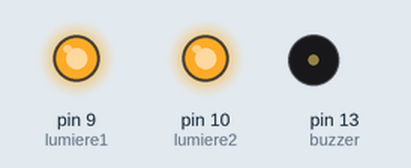
Bench run of a sketch on a simulated Arduino Uno, built with avr-gcc and run on an emulated ATmega328P. Shown: output pins drawn as LEDs (lit = HIGH), buzzer (waves = sounding).

Above: at 0.1 s.
At 1.33 s:
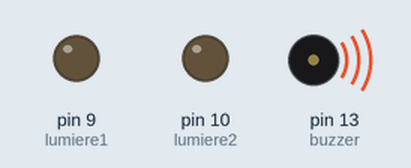
At 3.03 s:
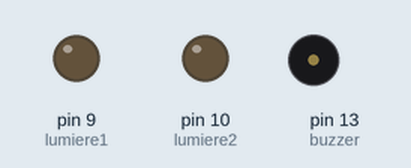
Timing chart, 0 to 3.3 s (numbered marks = the images above):
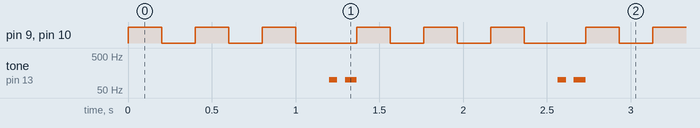

The sketch:

lumieres.ino
```cpp
#include <SoftwareSerial.h>

const int lumiere1 = 9;
const int lumiere2 = 10;
int luminosite=1;

const int buzzer = 13;

void setup() {
  // put your setup code here, to run once:
  pinMode(lumiere1, OUTPUT);
  pinMode(lumiere2, OUTPUT);
  pinMode(buzzer, OUTPUT);
}

void loop() {
  // put your main code here, to run repeatedly:
  clignoterLumieres();
  //sonnetteSON();
  erreurPassword_SON();


}

void lumieres(int luminosite) // luminosité de 0 à 100
{
  //int luminosite_255 = 255*luminosite/100; //conversion de la luminositée/100 à luminosité/255 pour le PWM
  int luminosite_255 = luminosite;
  analogWrite(lumiere1,luminosite_255);
  analogWrite(lumiere2,luminosite_255);
  }
 void clignoterLumieres(){
    digitalWrite(lumiere1,HIGH);
    digitalWrite(lumiere2,HIGH);
    delay(200);
    digitalWrite(lumiere1,LOW);
    digitalWrite(lumiere2,LOW);
    delay(200);
    digitalWrite(lumiere1,HIGH);
    digitalWrite(lumiere2,HIGH);
    delay(200);
    digitalWrite(lumiere1,LOW);
    digitalWrite(lumiere2,LOW);
    delay(200);
    digitalWrite(lumiere1,HIGH);
    digitalWrite(lumiere2,HIGH);
    delay(200);
    digitalWrite(lumiere1,LOW);
    digitalWrite(lumiere2,LOW);
    delay(200);
  }

  void sonnetteSON(){
  tone(buzzer, 2000);
  delay(500);
  tone(buzzer, 1500);
  delay(600);
  noTone(buzzer);
  }

  void erreurPassword_SON(){
    tone(buzzer, 100);
    delay(50);
    noTone(buzzer);
    delay(45);
    tone(buzzer, 100);
    delay(70);
    noTone(buzzer);
    }
```

Measured:
- by itself, pin 9 (lumiere1), pin 10 (lumiere2): repeats every 1.4 s: 2 × (LOW 0.20 s, HIGH 0.20 s), LOW 0.37 s, HIGH 0.20 s
- by itself, tone on pin 13 (buzzer): repeats every 1.4 s: silent 0.05 s, 100 Hz 0.07 s, silent 1.2 s, 100 Hz 0.05 s
